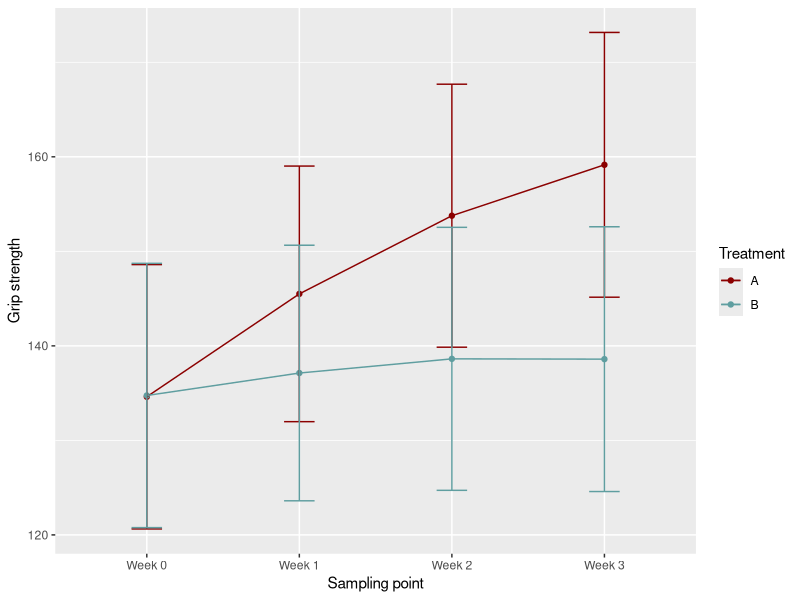

Generate this figure with R:
## ---- chunk 1
knitr::opts_chunk$set(echo = FALSE)
library("ggplot2")
library("tidyr")
library("nlme")
## ---- chunk 2
# Read in data
grip.data <- read.delim(file = "data/compgrip.txt", sep = " ", header = FALSE, stringsAsFactors = FALSE)

# Name columns
colnames(grip.data) <- c("subjectID", "treatment", "week.0", "week.1", "week.2", "week.3")

# Update treatment values to reflect A/B:
grip.data$treatment[grip.data$treatment == 1] <- "A"
grip.data$treatment[grip.data$treatment == 2] <- "B"

# Make sure treatment is a factor
grip.data$treatment <- as.factor(grip.data$treatment)
## ---- chunk 3
# Function to extract relevant information for each group
groupInfo <- function(x, treatment) {
  group.data <- x[x$treatment == treatment, ]
  group.size <- nrow(group.data)
  group.means <- apply(group.data[, -c(1:2)],
                       MARGIN = 2,
                       FUN = mean)
  group.sd <- apply(group.data[, -c(1:2)],
                    MARGIN = 2,
                    FUN = sd)
  return(list(treatment = treatment,
              size = group.size,
              means = round(group.means, 3),
              stdevs = round(group.sd, 3)))
}

# Extract size, means, and standard deviations
treatment.1 <- groupInfo(x = grip.data, treatment = "A")
treatment.2 <- groupInfo(x = grip.data, treatment = "B")
## ---- chunk 4
# Create data for plot
plot.data <- data.frame(week = c(names(treatment.1$means), names(treatment.2$means)),
                        treatment = c(rep(x = treatment.1$treatment, times = length(treatment.1$means)), 
                                      rep(x = treatment.2$treatment, times = length(treatment.2$means))),
                        grip = c(as.numeric(treatment.1$means), as.numeric(treatment.2$means)),
                        se = c(as.numeric(treatment.1$stdevs)/sqrt(treatment.1$size)), as.numeric(treatment.2$stdevs)/sqrt(treatment.1$size))

plot.data$week <- gsub(pattern = "week.", replacement = "Week ", x = plot.data$week)
plot.data$treatment <- as.factor(plot.data$treatment)

means.plot <- ggplot(data = plot.data, mapping = aes(x = week, y = grip, color = treatment, group = treatment)) +
  geom_point() +
  geom_line() +
  geom_errorbar(data = plot.data, mapping = aes(x = week, ymin = (grip - se), ymax = (grip + se)), width = 0.2) +
  scale_color_manual(name = "Treatment", values = c("darkred", "cadetblue")) +
  xlab(label = "Sampling point") +
  ylab(label = "Grip strength")

means.plot
## ---- chunk 5
# Create long-format data
grip.long <- gather(data = grip.data, key = "week", value = "grip", -subjectID, -treatment)

# Make sure week column is a factor
grip.long$week <- as.factor(grip.long$week)

# Build gls model
response.model <- gls(grip ~ week * treatment,
                      data = grip.long,
                      correlation = corSymm(form = ~1|subjectID),
                      weights = varIdent(form = ~1|week))
